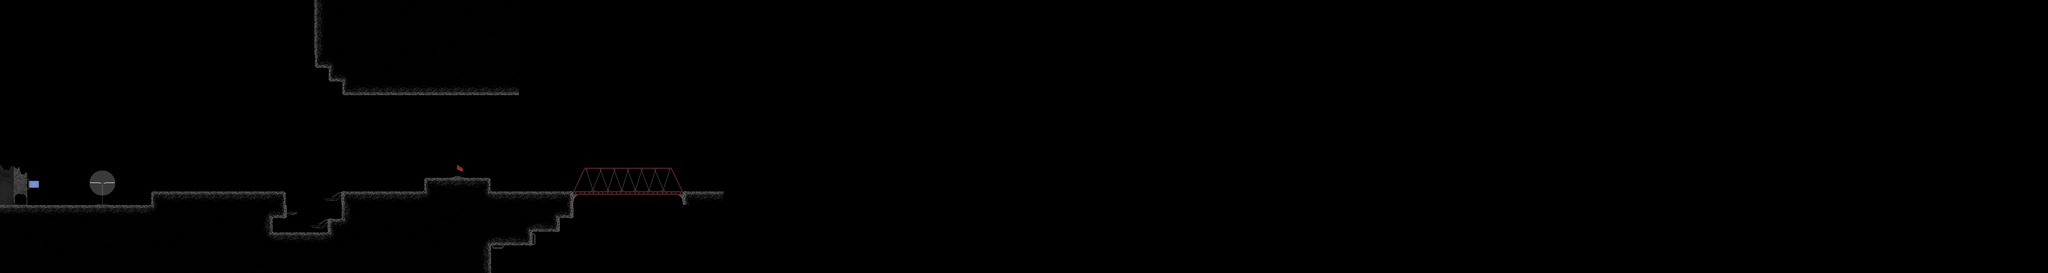

The image is a tile-based game level rendered from a .tmx file. Its description and source (layers, tilesets, objects; grid data summarised) follow:
An orthogonal 150x20 tile map with 32x32 px tiles, 1 tile layer (Calque de Tuiles 1), 5 tilesets and 5 objects.

<map version="1.10" tiledversion="1.12.2" orientation="orthogonal" renderorder="right-down" width="150" height="20" tilewidth="32" tileheight="32" infinite="0" nextlayerid="3" nextobjectid="12">
 <tileset firstgid="1" source="panneau_stray.tsx" />
 <tileset firstgid="2" source="FLAG_CP.tsx" />
 <tileset firstgid="3" source="Panneau.tsx" />
 <tileset firstgid="19" source="Spritesheet.tsx" />
 <tileset firstgid="83" source="lampadaire.tsx" />
 <layer id="1" name="Calque de Tuiles 1" width="150" height="20">
  <data>[3000 cells, 371 non-empty, 39 distinct tile ids]</data>
 </layer>
 <objectgroup id="2" name="collides">
  <object id="6" x="0" y="416">
   <polygon points="0,0 32,0 32,64 352,64 352,32 672,32 672,96 640,96 640,128 768,128 768,96 800,96 800,32 992,32 992,0 1152,0 1152,32 1344,32 1344,96 1312,96 1312,128 1248,128 1248,160 1152,160 1152,224 0,224" />
  </object>
  <object id="8" x="1344" y="448">
   <polygon points="0,0 256,0 256,8.66667 0.666667,9.33333" />
  </object>
  <object id="9" x="726.182" y="527.636">
   <polygon points="0,0 41.6364,0.181818 41.6364,3.27273 3.97978,3.34815" />
  </object>
  <object id="10" x="671.818" y="496">
   <polygon points="0,0 26,0.181818 22.7273,2.72727 0.363636,3.09091" />
  </object>
  <object id="11" x="757.636" y="464">
   <polygon points="0,0 4,2.72727 42.3636,2.90909 42.3636,0.181818" />
  </object>
 </objectgroup>
</map>
